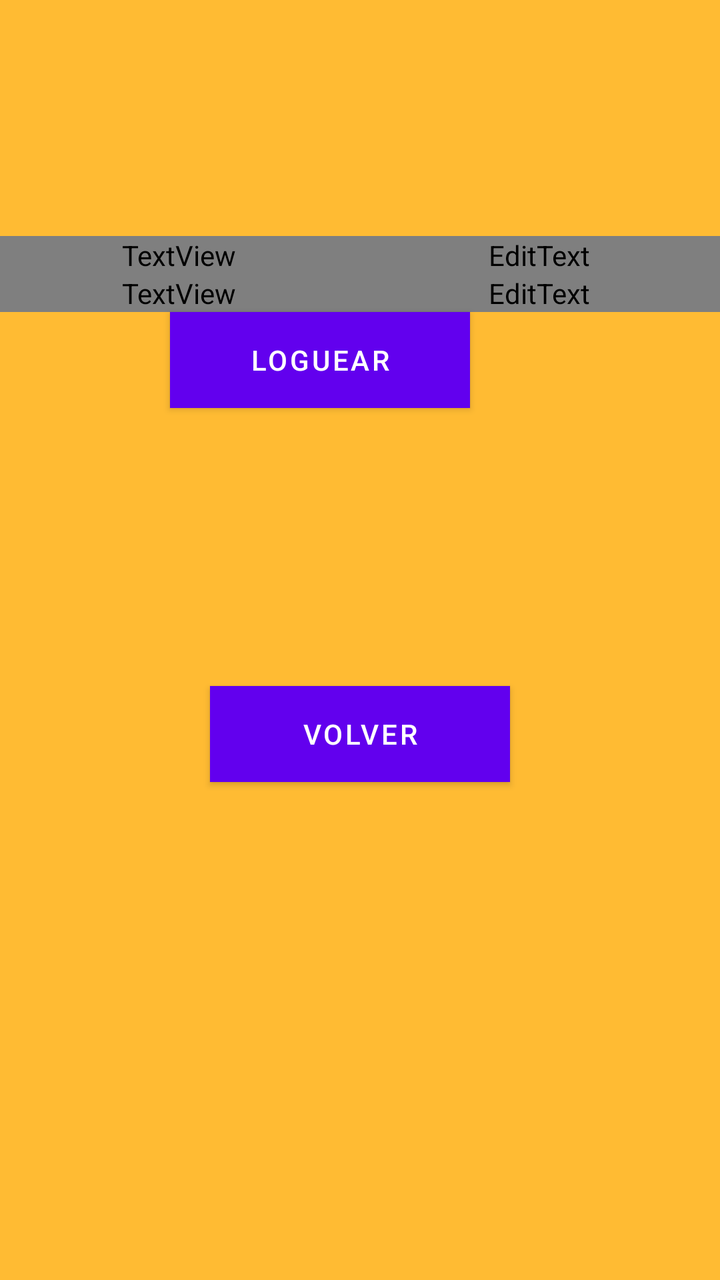
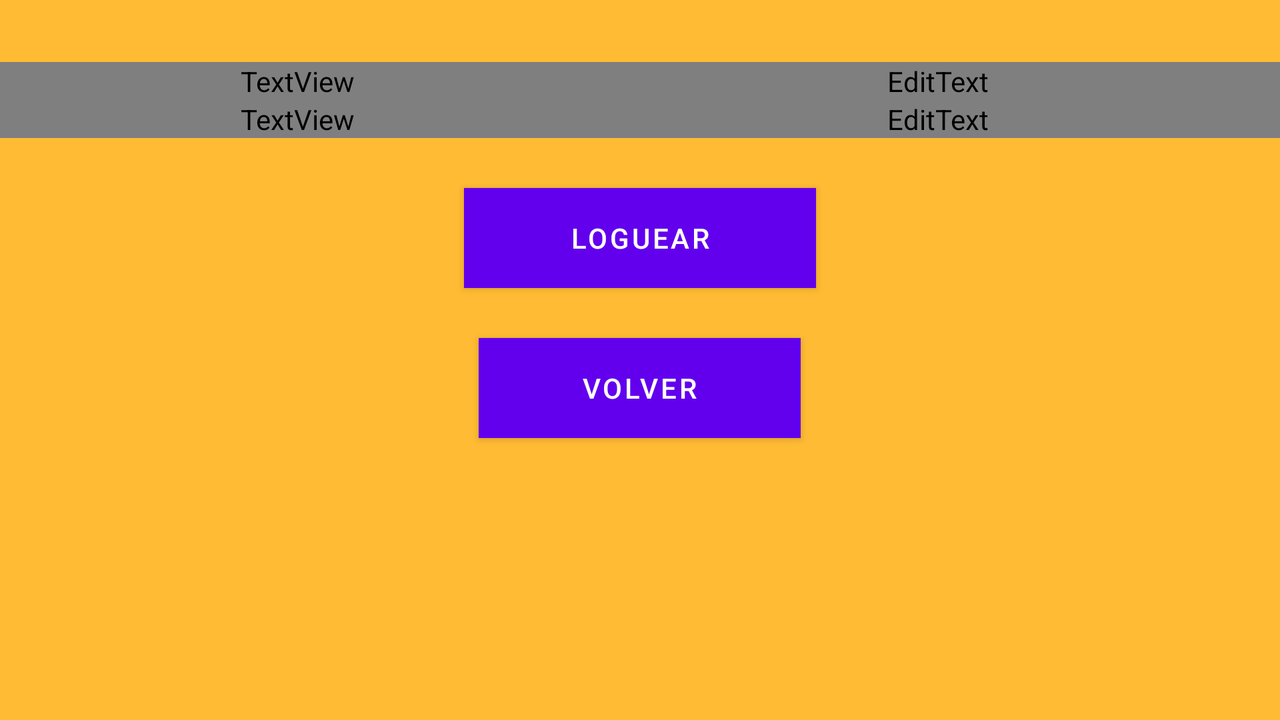

First picture: res/layout/ on a phone held upright. Second picture: the repository's own variant of that layout, on a device whose configuration matches the variant's folder. Source for both follows.
<!-- AndroidManifest.xml: application theme Theme.PayToWinG -->
<!-- res/layout/activity_log.xml -->
<?xml version="1.0" encoding="utf-8"?>
<LinearLayout xmlns:android="http://schemas.android.com/apk/res/android"
    xmlns:app="http://schemas.android.com/apk/res-auto"
    xmlns:tools="http://schemas.android.com/tools"
    android:layout_width="match_parent"
    android:layout_height="match_parent"
    android:orientation="vertical"
    android:background="@android:color/holo_orange_light"
    tools:context=".LogActivity">

    <Space
        android:layout_width="match_parent"
        android:layout_height="118dp" />

    <LinearLayout
        android:layout_width="match_parent"
        android:layout_height="wrap_content"
        android:orientation="horizontal">

        <TextView
            android:id="@+id/textView"
            android:layout_width="48dp"
            android:layout_height="wrap_content"
            android:layout_weight="1"
            android:gravity="center"
            android:text="@string/nombre"
            android:textColor="@color/letters" />

        <EditText
            android:id="@+id/editTextMainNombre"
            android:layout_width="wrap_content"
            android:layout_height="wrap_content"
            android:layout_weight="1"
            android:ems="10"
            android:hint="@string/nombreHint"
            android:inputType="textPersonName"
            android:textColor="@color/letters"
            tools:ignore="TouchTargetSizeCheck" />

    </LinearLayout>

    <LinearLayout
        android:layout_width="match_parent"
        android:layout_height="wrap_content"
        android:layout_weight="0"
        android:orientation="horizontal">

        <TextView
            android:id="@+id/textViewContraseña"
            android:layout_width="48dp"
            android:layout_height="wrap_content"
            android:layout_weight="1"
            android:gravity="center"
            android:text="@string/password"
            android:textColor="@color/letters" />

        <EditText
            android:id="@+id/editPassword"
            android:layout_width="wrap_content"
            android:layout_height="wrap_content"
            android:layout_weight="1"
            android:ems="10"
            android:hint="Mete la contraseña"
            android:inputType="textPassword"
            android:textColor="@color/letters"
            tools:ignore="TouchTargetSizeCheck" />

    </LinearLayout>

    <Button
        android:id="@+id/buttonMainLog"
        android:layout_width="150dp"
        android:layout_height="wrap_content"
        android:layout_gravity="center"
        android:layout_marginRight="20dp"
        android:background="#3F51B5"
        android:text="@string/loguear" />

    <Space
        android:layout_width="match_parent"
        android:layout_height="139dp" />

    <Button
        android:id="@+id/buttonVolver2"
        android:layout_width="150dp"
        android:layout_height="wrap_content"
        android:layout_gravity="center_horizontal"
        android:background="#3F51B5"
        android:text="@string/volver" />

</LinearLayout>
<!-- resources referenced by this layout -->
<resources>
  <string name="loguear">Loguear</string>
  <string name="nombre">Correo electrónico</string>
  <string name="nombreHint">Introduce el correo electrónico</string>
  <string name="password">Contraseña</string>
  <string name="volver">Volver</string>
  <style name="Theme.PayToWinG" parent="Theme.MaterialComponents.DayNight.DarkActionBar">
          
          <item name="colorPrimary">@color/purple_500</item>
          <item name="colorPrimaryVariant">@color/purple_700</item>
          <item name="colorOnPrimary">@color/white</item>
          
          <item name="colorSecondary">@color/teal_200</item>
          <item name="colorSecondaryVariant">@color/teal_700</item>
          <item name="colorOnSecondary">@color/black</item>
          
          <item name="android:statusBarColor" tools:targetApi="l">?attr/colorPrimaryVariant</item>
          
      </style>
</resources>
<!-- res/layout-land/activity_log.xml (the repository's variant of the layout above) -->
<!-- drawn on the phone turned sideways -->
<?xml version="1.0" encoding="utf-8"?>
<LinearLayout xmlns:android="http://schemas.android.com/apk/res/android"
    xmlns:app="http://schemas.android.com/apk/res-auto"
    xmlns:tools="http://schemas.android.com/tools"
    android:layout_width="match_parent"
    android:layout_height="match_parent"
    android:orientation="vertical"
    android:background="@android:color/holo_orange_light"
    tools:context=".LogActivity">

    <Space
        android:layout_width="match_parent"
        android:layout_height="31dp" />

    <LinearLayout
        android:layout_width="match_parent"
        android:layout_height="wrap_content"
        android:orientation="horizontal">

        <TextView
            android:id="@+id/textView"
            android:layout_width="6dp"
            android:layout_height="wrap_content"
            android:layout_weight="1"
            android:gravity="center"
            android:text="@string/nombre"
            android:textColor="@color/letters" />

        <EditText
            android:id="@+id/editTextMainNombre"
            android:layout_width="wrap_content"
            android:layout_height="wrap_content"
            android:layout_weight="1"
            android:ems="10"
            android:hint="@string/nombreHint"
            android:inputType="textPersonName"
            android:textColor="@color/letters"
            tools:ignore="TouchTargetSizeCheck" />

    </LinearLayout>

    <LinearLayout
        android:layout_width="match_parent"
        android:layout_height="wrap_content"
        android:layout_weight="0"
        android:orientation="horizontal">

        <TextView
            android:id="@+id/textViewContraseña"
            android:layout_width="6dp"
            android:layout_height="wrap_content"
            android:layout_weight="1"
            android:gravity="center"
            android:text="@string/password"
            android:textColor="@color/letters" />

        <EditText
            android:id="@+id/editPassword"
            android:layout_width="wrap_content"
            android:layout_height="wrap_content"
            android:layout_weight="1"
            android:ems="10"
            android:hint="Mete la contraseña"
            android:inputType="textPassword"
            android:textColor="@color/letters"
            tools:ignore="TouchTargetSizeCheck" />

    </LinearLayout>

    <Space
        android:layout_width="match_parent"
        android:layout_height="25dp" />

    <Button
        android:id="@+id/buttonMainLog"
        android:layout_width="176dp"
        android:layout_height="50dp"
        android:layout_gravity="center|center_horizontal|center_vertical"
        android:background="#3F51B5"
        android:text="@string/loguear" />

    <Space
        android:layout_width="match_parent"
        android:layout_height="25dp" />

    <Button
        android:id="@+id/buttonVolver2"
        android:layout_width="161dp"
        android:layout_height="50dp"
        android:layout_gravity="center_horizontal"
        android:background="#3F51B5"
        android:text="@string/volver" />

</LinearLayout>
